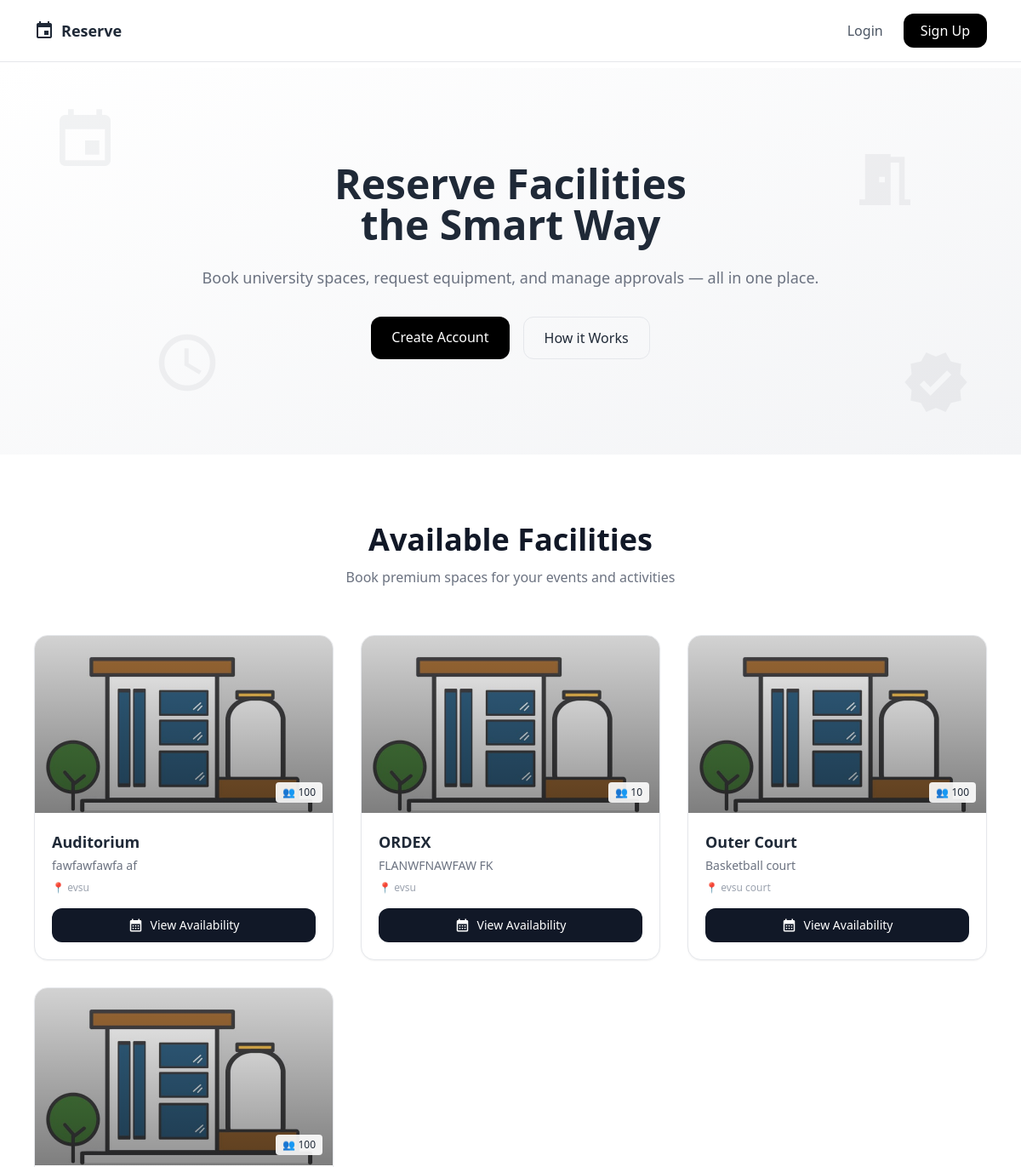
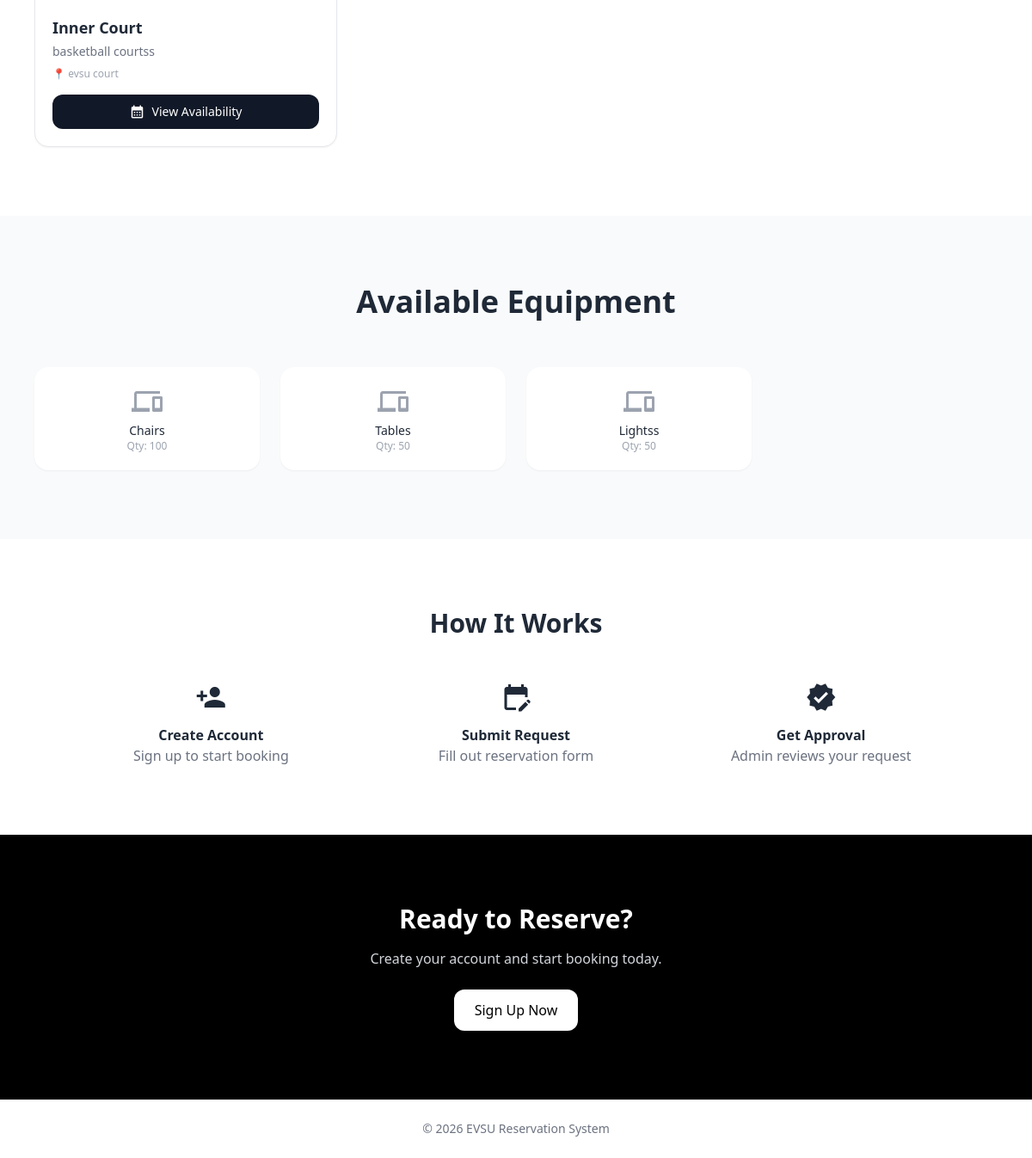
The page / on the database its author committed (2 pictures, top to bottom).
### core/models.py (models this page shows, shortened)
class Facility(models.Model):
    name = models.CharField(max_length=100)
    description = models.TextField(blank=True)
    location = models.CharField(max_length=100, blank=True)
    capacity = models.PositiveIntegerField(null=True, blank=True)
    image = models.ImageField(
        upload_to='facilities/',
        blank=True,
        null=True,
        default='images/default.jpg'   # ✅ ADD THIS
    )
    is_active = models.BooleanField(default=True)

class Equipment(models.Model):
    name = models.CharField(max_length=100)
    description = models.TextField(blank=True)
    quantity = models.PositiveIntegerField(default=1)
    category = models.CharField(max_length=50, blank=True)
    image = models.ImageField(upload_to='equipment/', blank=True, null=True)
    is_active = models.BooleanField(default=True)

### core/views.py (the view)
# urls.py: 2. Add a URL to urlpatterns:  path('', views.home, name='home')
def home(request):
    facilities = Facility.objects.filter(is_active=True)
    equipments = Equipment.objects.filter(is_active=True)
    return render(request, 'core/home.html', {
        "facilities": facilities,
        "equipments": equipments
    })

### core/context_processors.py (called while the page is built)
def notifications(request):
    if request.user.is_authenticated:
        count = Notification.objects.filter(user=request.user, is_read=False).count()
    else:
        count = 0
    return {
        'unread_notifications_count': count
    }

### templates/core/home.html (shortened to what this page needs)
<!DOCTYPE html>
<html lang="en">
<head>
    <script src="https://cdn.tailwindcss.com"></script>
</head>
<body class="font-sans text-gray-800">
    <nav class="fixed top-0 w-full z-50 glass border-b">
        <div class="flex justify-between items-center px-6 md:px-10 py-4 max-w-7xl mx-auto">
            <div class="flex items-center gap-2">
                <span class="material-icons">event</span>
                <h1 class="font-semibold text-lg">Reserve</h1>
            </div>
            <div class="hidden md:flex space-x-6 items-center">
                <a href="{% url 'login' %}" class="text-gray-600 hover:text-black">Login</a>
                <a href="{% url 'register' %}" class="bg-black text-white px-5 py-2 rounded-xl hover:bg-gray-800">
                    Sign Up
                </a>
            </div>
        </div>
    </nav>
    <section class="hero-gradient text-center py-20 md:py-28 px-6 mt-20">
        <div class="hidden md:block">
            <span class="material-icons floating-icon icon1">event</span>
            <span class="material-icons floating-icon icon2">meeting_room</span>
            <span class="material-icons floating-icon icon3">schedule</span>
            <span class="material-icons floating-icon icon4">verified</span>
        </div>
        <div class="max-w-3xl mx-auto">
            <h2 class="text-3xl md:text-5xl font-semibold leading-tight">
                Reserve Facilities <br class="hidden md:block"> the Smart Way
            </h2>
            <p class="mt-6 text-gray-500 text-base md:text-lg">
                Book university spaces, request equipment, and manage approvals — all in one place.
            </p>
            <div class="mt-8 flex flex-col sm:flex-row justify-center gap-4">
                <a href="{% url 'register' %}" class="bg-black text-white px-6 py-3 rounded-xl hover:bg-gray-800">
                    Create Account
                </a>
                <a href="#how" class="border px-6 py-3 rounded-xl hover:bg-gray-100">
                    How it Works
                </a>
            </div>
        </div>
    </section>
    <section class="py-20 px-6 md:px-10 bg-white">
        <div class="max-w-7xl mx-auto">
            <div class="text-center mb-14">
                <h3 class="text-3xl md:text-4xl font-semibold text-gray-900">
                    Available Facilities
                </h3>
                <p class="text-gray-500 mt-3">
                    Book premium spaces for your events and activities
                </p>
            </div>
            <div class="grid sm:grid-cols-2 lg:grid-cols-3 gap-8">
                {% for f in facilities %}
                <div class="group bg-white rounded-2xl overflow-hidden border shadow-sm hover:shadow-xl transition">
                    <div class="h-52 overflow-hidden relative bg-gray-100">
                        {% if f.image %}
                        <img src="{{ f.image.url }}"
                            class="w-full h-full object-cover group-hover:scale-110 transition duration-500">
                        {% endif %}
                        <div class="absolute inset-0 bg-gradient-to-t from-black/40 to-transparent"></div>
                        {% if f.capacity %}
                        <div class="absolute bottom-3 right-3 bg-white/90 px-2 py-1 rounded text-xs">
                            👥 {{ f.capacity }}
                        </div>
                        {% endif %}
                    </div>
                    <div class="p-5 flex flex-col">
                        <h4 class="font-semibold text-lg">{{ f.name }}</h4>
                        <p class="text-sm text-gray-500 mt-1">
                            {{ f.description|default:"No description available." }}
                        </p>
                        <div class="text-xs text-gray-400 mt-2">
                            📍 {{ f.location|default:"EVSU Campus" }}
                        </div>
                        <a href="{% url 'facility_public_view' f.id %}" class="mt-4 flex items-center justify-center gap-2
                              bg-gray-900 text-white py-2.5 rounded-xl
                              hover:bg-black transition text-sm font-medium">
                            <span class="material-icons text-[18px]">calendar_month</span>
                            View Availability
                        </a>
                    </div>
                </div>
                {% empty %}
                <p class="text-gray-400 col-span-full text-center">No facilities available.</p>
                {% endfor %}
            </div>
        </div>
    </section>
    <section class="bg-gray-50 py-20 px-6 md:px-10">
        <div class="max-w-7xl mx-auto">
            <div class="text-center mb-14">
                <h3 class="text-3xl md:text-4xl font-semibold">
                    Available Equipment
                </h3>
            </div>
            <div class="grid grid-cols-2 sm:grid-cols-3 md:grid-cols-4 gap-6">
                {% for e in equipments %}
                <div class="bg-white p-5 rounded-2xl text-center shadow-sm hover:shadow-lg transition">
                    {% if e.image %}
                    <img src="{{ e.image.url }}" class="h-14 mx-auto mb-3">
                    {% else %}
                    <span class="material-icons text-4xl text-gray-400">devices</span>
                    {% endif %}
                    <p class="text-sm font-medium">{{ e.name }}</p>
                    <p class="text-xs text-gray-400">Qty: {{ e.quantity }}</p>
                </div>
                {% empty %}
                <p class="text-gray-400 col-span-full text-center">No equipment available.</p>
                {% endfor %}
            </div>
        </div>
    </section>
    <section id="how" class="py-16 md:py-20 px-6 md:px-10 text-center">
        <div class="max-w-5xl mx-auto">
            <h3 class="text-2xl md:text-3xl font-semibold mb-12">How It Works</h3>
            <div class="grid md:grid-cols-3 gap-10">
                <div>
                    <span class="material-icons text-4xl mb-3">person_add</span>
                    <h4 class="font-semibold">Create Account</h4>
                    <p class="text-gray-500">Sign up to start booking</p>
                </div>
                <div>
                    <span class="material-icons text-4xl mb-3">edit_calendar</span>
                    <h4 class="font-semibold">Submit Request</h4>
                    <p class="text-gray-500">Fill out reservation form</p>
                </div>
                <div>
                    <span class="material-icons text-4xl mb-3">verified</span>
                    <h4 class="font-semibold">Get Approval</h4>
                    <p class="text-gray-500">Admin reviews your request</p>
                </div>
            </div>
        </div>
    </section>
    <section class="bg-black text-white text-center py-16 md:py-20 px-6">
        <div class="max-w-xl mx-auto">
            <h3 class="text-2xl md:text-3xl font-semibold">Ready to Reserve?</h3>
            <p class="mt-4 text-gray-300">
                Create your account and start booking today.
            </p>
            <a href="{% url 'register' %}" class="mt-6 inline-block bg-white text-black px-6 py-3 rounded-xl">
                Sign Up Now
            </a>
        </div>
    </section>
    <footer class="text-center py-6 text-gray-500 text-sm">
        © 2026 EVSU Reservation System
    </footer>
</body>
</html>

### templates/core/home.html (style rules this page uses)
html { scroll-behavior: smooth; }
.hero-gradient { background: linear-gradient(to bottom right, #ffffff, #f3f4f6); position: relative; overflow: hidden; }
.floating-icon { position: absolute; opacity: 0.05; font-size: 80px; animation: floatIcon 8s infinite ease-in-out; }
.icon1 { top: 10%; left: 5%; }
.icon2 { top: 20%; right: 10%; }
.icon3 { bottom: 15%; left: 15%; }
.icon4 { bottom: 10%; right: 5%; }
.glass { backdrop-filter: blur(10px); background: rgba(255, 255, 255, 0.8); }

### rows shown on the page
Facility: image (placeholder picture), capacity "100", name "Auditorium", description "fawfawfawfa af", location "evsu"
Facility: image (placeholder picture), capacity "10", name "ORDEX", description "FLANWFNAWFAW FK", location "evsu"
Facility: image (placeholder picture), capacity "100", name "Outer Court", description "Basketball court", location "evsu court"
Facility: image (placeholder picture), capacity "100", name "Inner Court", description "basketball courtss", location "evsu court"
Equipment: name "Chairs", quantity "100"
Equipment: name "Tables", quantity "50"
Equipment: name "Lightss", quantity "50"
